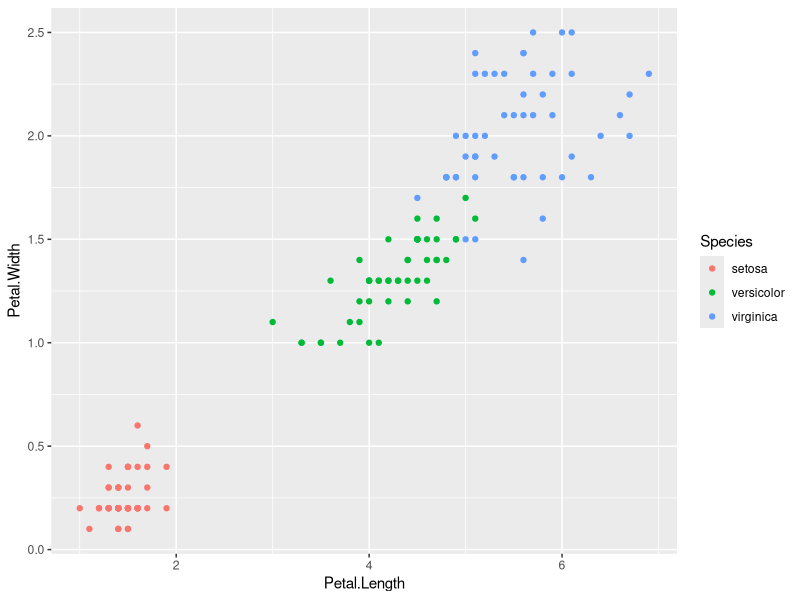
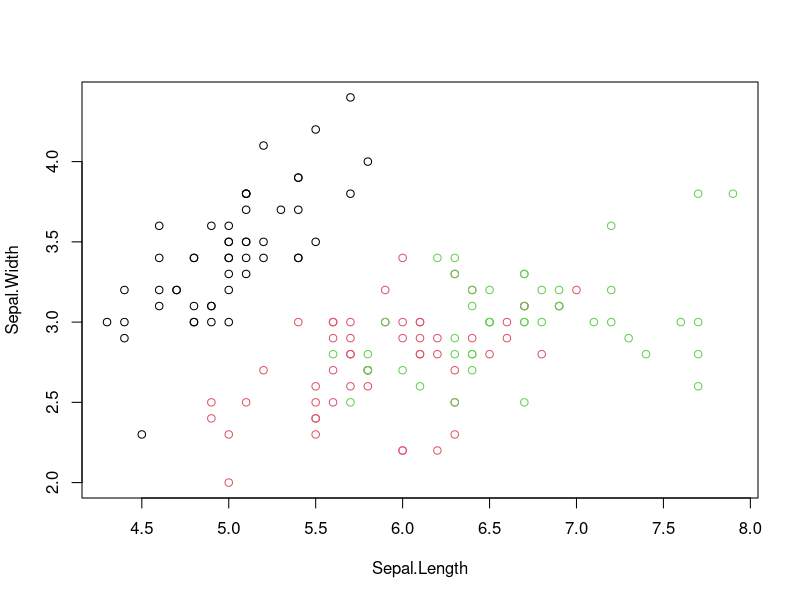

R code for these plots, in order:
library(datasets)
head(iris)

library(ggplot2)
ggplot(iris, aes(Petal.Length, Petal.Width, color = Species)) + geom_point()

set.seed(20)
irisCluster <- kmeans(iris[, 3:4], 3)
irisCluster

table(irisCluster$cluster, iris$Species)

plot(iris[c("Sepal.Length", "Sepal.Width")], col=irisCluster$cluster)

# ASSIGNMENT
# Perform a clustering analysis on forestfires dataset 
# with numerical variables. Justify your choice of
# the number of clusters